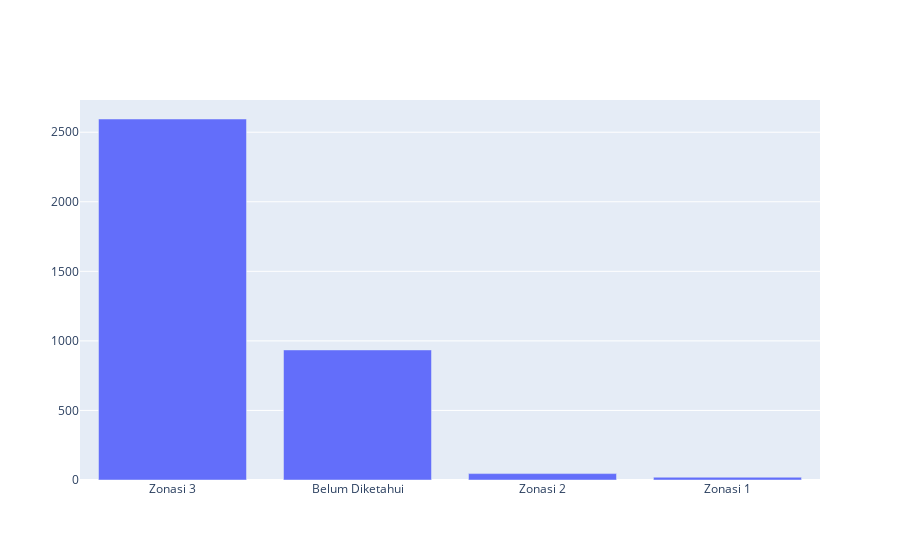

Notebook cell for this chart:
### Code cell
status = df_51['Status Zonasi'].value_counts()

visual = [go.Bar(
         x = status.index,
         y = status.values,
         
)]
plotly.offline.iplot(visual)

### Figure 1 — Plotly figure (JSON) as saved in the notebook; plotly's stock layout.template omitted (floating-point values rounded to 4 significant figures)
{"data": [{"type": "bar", "x": ["Zonasi 3", "Belum Diketahui", "Zonasi 2", "Zonasi 1"], "y": [2595, 935, 46, 20]}], "layout": {"autosize": true, "xaxis": {"autorange": true, "range": [-0.5, 3.5], "showspikes": false, "type": "category"}, "yaxis": {"autorange": true, "range": [0, 2732.0], "showspikes": false, "type": "linear"}}}
